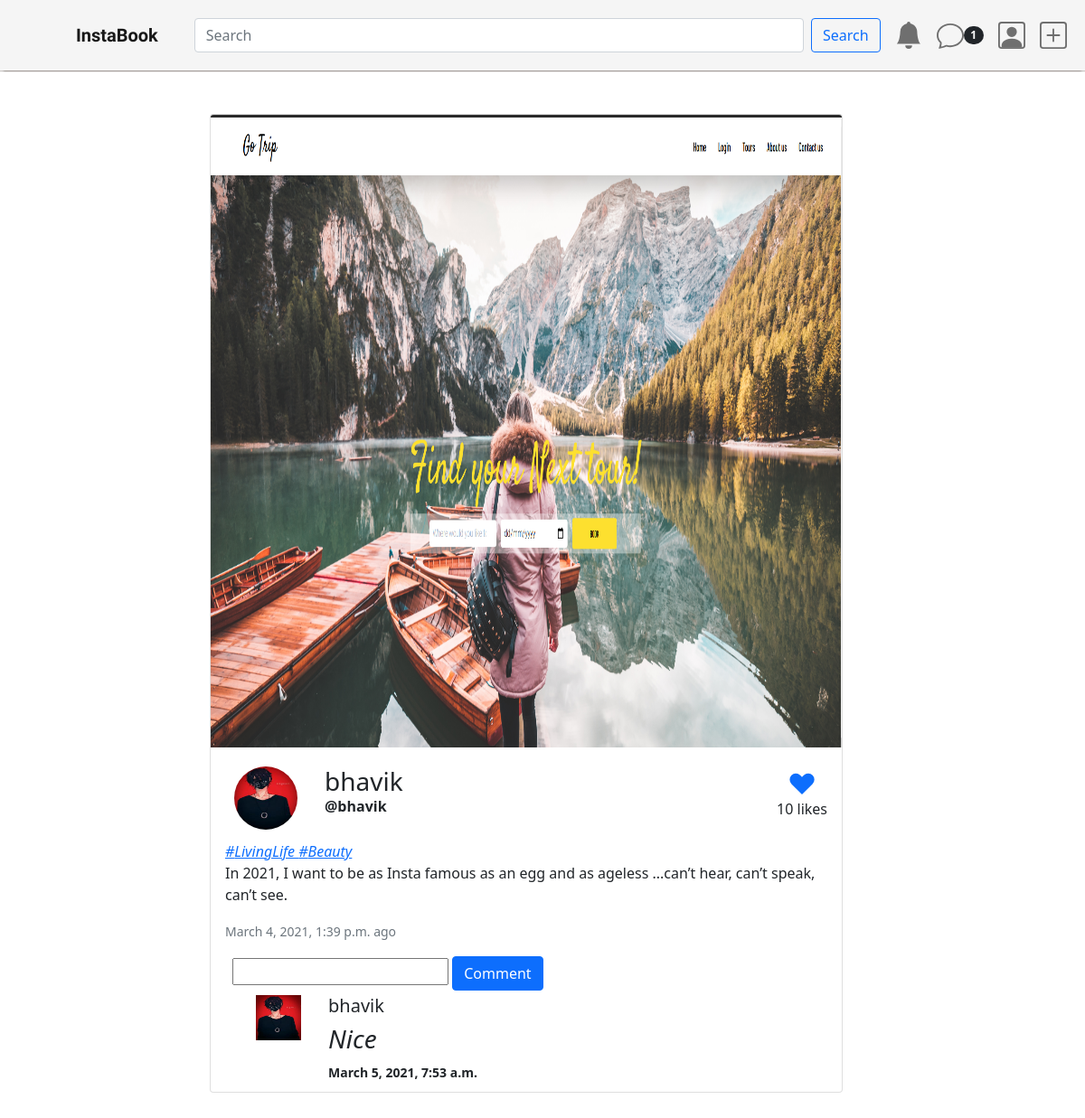
Before: /post/ff6ade02-940a-4a9d-9afc-0b1a05530b9e (signed in) with the older database file.
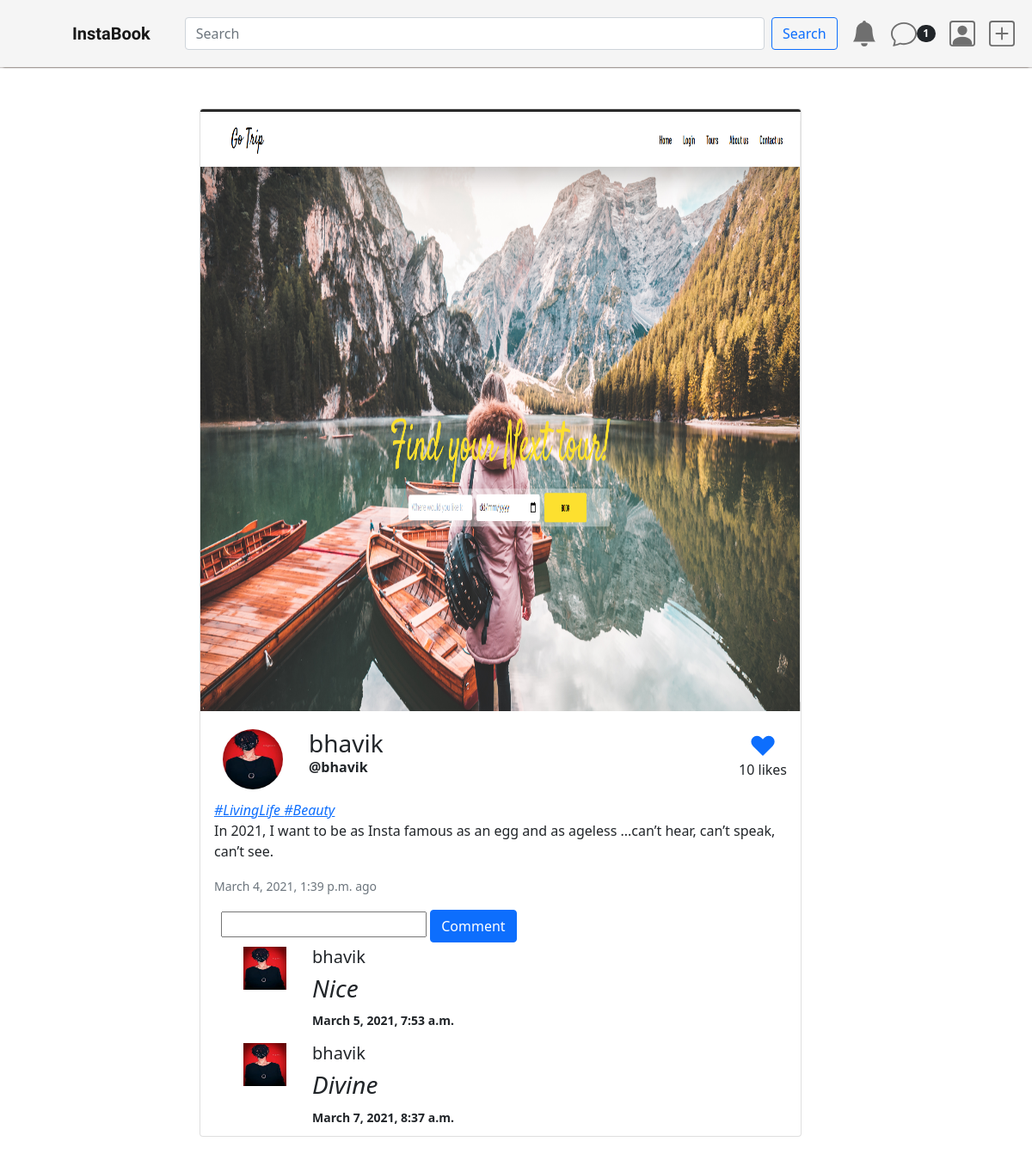
After: the same page with the newer database file.
### post/models.py (models this page shows, shortened)
class Tag(models.Model):
    title = models.CharField(max_length=75, verbose_name='Tag')
    slug = models.SlugField(null=False, unique=True)
    class Meta:
        verbose_name = 'Tag'
        verbose_name_plural = 'Tags'
    def __str__(self):
        return self.title

### comment/models.py (models this page shows, shortened)
class Comment(models.Model):
    post = models.ForeignKey(
        Post, on_delete=models.CASCADE, related_name='comments')
    user = models.ForeignKey(User, on_delete=models.CASCADE)
    comment = models.CharField(max_length=200, default="")
    date = models.DateTimeField(auto_now_add=True)

### account/models.py (models this page shows, shortened)
class Profile(models.Model):
    user = models.OneToOneField(
        User, on_delete=models.CASCADE, related_name='profile')
    first_name = models.CharField(max_length=50, null=True, blank=True)
    last_name = models.CharField(max_length=50, null=True, blank=True)
    location = models.CharField(max_length=50, null=True, blank=True)
    url = models.CharField(max_length=80, null=True, blank=True)
    profile_info = models.TextField(max_length=150, null=True, blank=True)
    created = models.DateField(auto_now_add=True)
    favorites = models.ManyToManyField(Post)
    picture = models.ImageField(
        upload_to=user_directory_path, blank=True, null=True, verbose_name='Picture')

### post/views.py (the view)
# urls.py: path('<uuid:post_id>', views.PostDetails, name="postdetails"),
@login_required
def PostDetails(request, post_id):
    post = get_object_or_404(Post, id=post_id)
    user = request.user
    profile = Profile.objects.get(user=user)
    comment = Comment.objects.filter(post=post).order_by('date')
    if request.user.is_authenticated:
        profile = Profile.objects.get(user=user)
        if profile.favorites.filter(id=post_id).exists():
            favorited = True
    if request.method == 'POST':
        form = CommentForm(request.POST)
        if form.is_valid():
            comment = form.save(commit=False)
            comment.post = post
            comment.user = user
            comment.save()
            return HttpResponseRedirect(reverse('post:postdetails', args=[post_id]))
    else:
        form = CommentForm()
    template = loader.get_template('post_detail.html')
    context = {
        'post': post,
        'comment': comment,
        'form': form,
        'profile': profile,
    }
    return HttpResponse(template.render(context, request))

### comment/forms.py
class CommentForm(forms.ModelForm):
    comment = forms.CharField(required=True)
    class Meta:
        model = Comment
        fields = ('comment',)

### notifications/views.py (called while the page is built)
def CountNotifications(request):
    count_notification = 0
    if request.user.is_authenticated:
        count_notification = Notification.objects.filter(
            user=request.user, is_seen=False).count()
    return {'count_notifications': count_notification}

### social_clone_app/templates/post_detail.html (shortened to what this page needs)
{% extends 'base.html' %}
{% load static %}
{% block content %}
<div class="container mt-5">
    <div class="row justify-content-center ">
        <div class="col-8  align-self-center">
            <div class="card mb-5" style="max-width: 700px;">
                <img src="{{post.content.first.file.url}}" height="700px" class="card-img-top" alt="...">
                <div class="card-body">
                    <div class="card__name">
                        <div class="card__small_profile">
                            <img class="story__image" src="{{profile.picture.url}}" alt="...">
                            <div class="card__username">
                                <h3>{{post.user.username}}</h3>
                                <p><strong>@{{post.user.username}}</strong></p>
                            </div>
                        </div>
                        <div class="card__likes">
                            <a href="{% url 'post:postlike' post.id %}">
                                <svg xmlns="http://www.w3.org/2000/svg" width="34" height="34" viewBox="0 0 20 20"
                                    fill="currentColor">
                                    <path fillRule="evenodd"
                                        d="M3.172 5.172a4 4 0 015.656 0L10 6.343l1.172-1.171a4 4 0 115.656 5.656L10 17.657l-6.828-6.829a4 4 0 010-5.656z"
                                        clipRule="evenodd" />
                                </svg>
                            </a>
                            <p>{{post.likes}} likes</p>
                        </div>
                    </div>
                    <p class="card-text">
                        {% for tag in post.tags.all %}
                        <em>
                            <i>
                                <a href="{% url 'tag.get_absolute_url' }">
                                        #{{tag}}
                                </a>
                            </i>
                        </em>
                        <br>
                        {{post.caption}}
                    </p>
                    <p class=" card-text">
                                    <small class="text-muted">
                                        <time datetime="2020-1-1">{{post.posted}}</time>
                                        ago
                                    </small>
                    </p>
                </div>
                <div class="mx-4">
                    <form method="post" role="form">
                        {{form.comment}}
                        <button class="btn btn-primary" type="submit">Comment</button>
                    </form>
                </div>
                {% for c in comment %}
                <div class="card__name">
                    <div class="card__small_profile">
                        <img height="50px" width="50px" src="{{c.user.profile.picture.url}}" alt="...">
                        <div class="card__username">
                            <h5>{{c.user.username}}</h5>
                            <h3 class="mt-2">
                                <i>
                                    {{c.comment}}
                                </i>
                            </h3>
                            <small>
                                <strong>
                                    {{c.date}}
                                </strong>
                            </small>
                        </div>
                    </div>
                </div>
                {% endfor %}
            </div>
        </div>
    </div>
</div>
{% endblock %}

Changed rows visible on the page:
added Comment: user.profile.picture (placeholder picture), user.username "bhavik", comment "Divine", date "March 7, 2021, 8:37 a.m."
